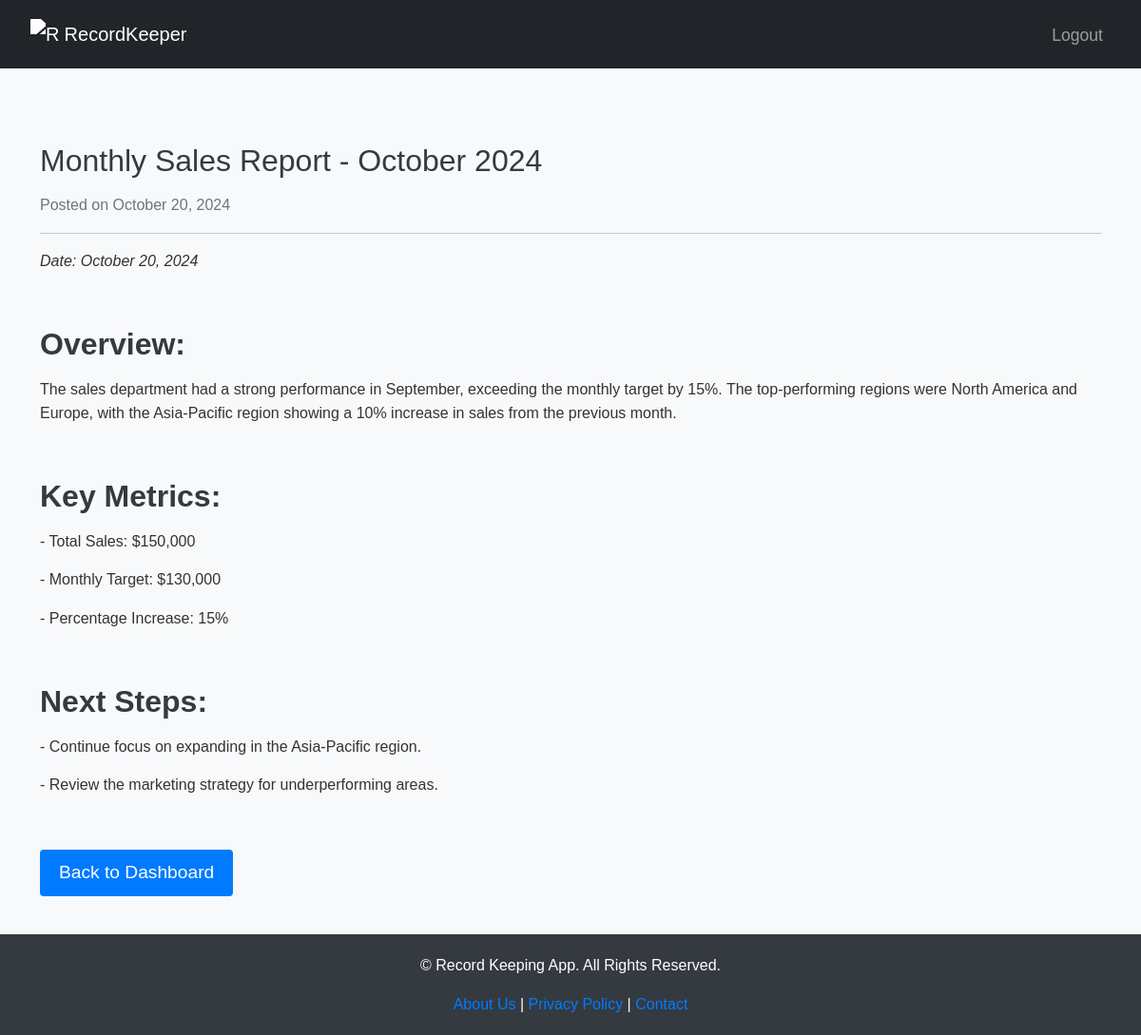
Page /record/2 (signed in) on the committed database.
### app/models.py (models this page shows, shortened)
class Record(db.Model):
    id = db.Column(db.Integer, primary_key=True)
    title = db.Column(db.String(100), nullable=False)
    content = db.Column(db.Text, nullable=False)
    date_posted = db.Column(db.DateTime, nullable=False, default=datetime.utcnow)
    user_id = db.Column(db.Integer, db.ForeignKey('user.id'), nullable=False)

### app/routes.py (the view)
@main.route('/record/<int:record_id>')
@login_required
def view_record(record_id):
    record = Record.query.get_or_404(record_id)
    if record.user_id != current_user.id:
        flash('You do not have permission to view this record.', 'danger')
        return redirect(url_for('main.dashboard'))
    return render_template('view_record.html', record=record)

### app/models.py (called while the page is built)
@login_manager.user_loader
def load_user(user_id):
    return User.query.get(int(user_id))

### app/templates/view_record.html (shortened to what this page needs)
{% extends 'base.html' %}
{% block content %}
<div class="container" style="margin-top: 150px;">
    <h2>{{ record.title }}</h2>
    <p class="text-muted">Posted on {{ record.date_posted.strftime('%B %d, %Y') }}</p>
    <hr>
    <p>{{ record.content|safe }}</p>
    <a href="{{ url_for('main.dashboard') }}" class="btn btn-secondary">Back to Dashboard</a>
</div>
{% endblock %}

### app/static/styles.css (style rules this page uses)
body { font-family: 'Arial', sans-serif; line-height: 1.6; background-color: #f8f9fa; margin: 0; padding: 0; color: #333; }
h1, h2, h3, h4, h5, h6 { color: #343a40; margin-bottom: 15px; }
p { margin-bottom: 15px; }
.btn { padding: 10px 20px; font-size: 1.2rem; background-color: #007bff; color: white; border: none; border-radius: 4px; transition: background-color 0.3s ease-in-out; }

### app/static/responsiveness.css (style rules this page uses)
* { box-sizing: border-box; margin: 0; padding: 0; }

### rows in the picture
Record: title "Monthly Sales Report - October 2024", date_posted "October 20, 2024", content "Date: October 20, 2024 Overview: The sales department had a strong performance in September, exceeding the monthly target by 15%. The top-performing regions were North America and Europe, with the Asia-Pacific region showing a 10% increase in sales from the previous month. Key Metrics: - Total Sales: $150,000 - Monthly Target: $130,000 - Percentage Increase: 15% Next Steps: - Continue focus on expanding in the Asia-Pacific region. - Review the marketing strategy for underperforming areas."
